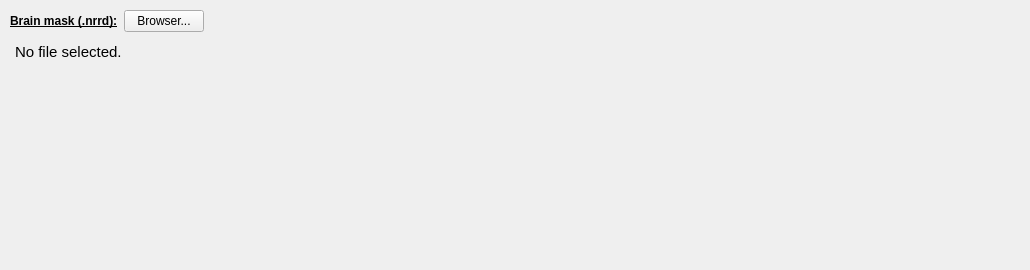
          <widget class="QWidget" name="tab_15">
           <attribute name="title">
            <string>Brain mask</string>
           </attribute>
           <widget class="QWidget" name="layoutWidget">
            <property name="geometry">
             <rect>
              <x>10</x>
              <y>10</y>
              <width>1011</width>
              <height>251</height>
             </rect>
            </property>
            <layout class="QGridLayout" name="gridLayout_2">
             <item row="0" column="0">
              <widget class="QLabel" name="label_17">
               <property name="font">
                <font>
                 <weight>75</weight>
                 <bold>true</bold>
                 <underline>true</underline>
                </font>
               </property>
               <property name="text">
                <string>Brain mask (.nrrd):</string>
               </property>
              </widget>
             </item>
             <item row="0" column="1">
              <widget class="QPushButton" name="BRAINMASK_pushButton">
               <property name="text">
                <string>Browser...</string>
               </property>
              </widget>
             </item>
             <item row="1" column="0" colspan="3">
              <widget class="QTextEdit" name="BRAINMASK_textEdit">
               <property name="styleSheet">
                <string notr="true">QTextEdit {
	background-color : transparent
}</string>
               </property>
               <property name="readOnly">
                <bool>true</bool>
               </property>
               <property name="html">
                <string>&lt;!DOCTYPE HTML PUBLIC &quot;-//W3C//DTD HTML 4.0//EN&quot; &quot;http://www.w3.org/TR/REC-html40/strict.dtd&quot;&gt;
&lt;html&gt;&lt;head&gt;&lt;meta name=&quot;qrichtext&quot; content=&quot;1&quot; /&gt;&lt;style type=&quot;text/css&quot;&gt;
p, li { white-space: pre-wrap; }
&lt;/style&gt;&lt;/head&gt;&lt;body style=&quot; font-family:'Ubuntu'; font-size:11pt; font-weight:400; font-style:normal;&quot;&gt;
&lt;p style=&quot; margin-top:0px; margin-bottom:0px; margin-left:0px; margin-right:0px; -qt-block-indent:0; text-indent:0px;&quot;&gt;No file selected.&lt;/p&gt;&lt;/body&gt;&lt;/html&gt;</string>
               </property>
              </widget>
             </item>
             <item row="0" column="2">
              <spacer name="horizontalSpacer_19">
               <property name="orientation">
                <enum>Qt::Horizontal</enum>
               </property>
               <property name="sizeHint" stdset="0">
                <size>
                 <width>40</width>
                 <height>20</height>
                </size>
               </property>
              </spacer>
             </item>
            </layout>
           </widget>
          </widget>
